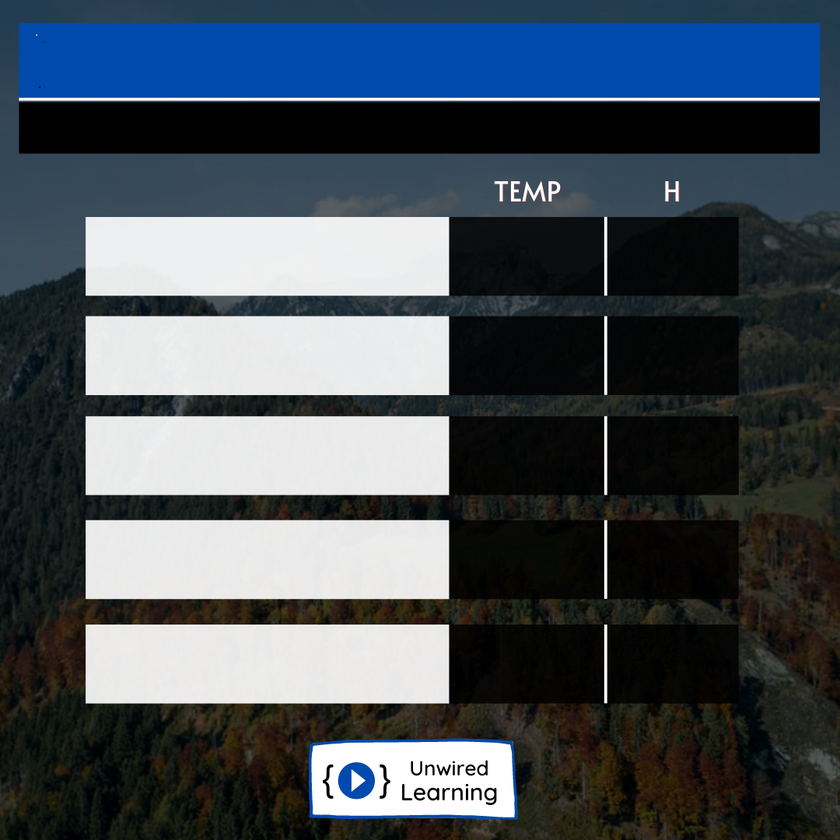
#> input picture post.png, 840 x 840 px, shrunk from 1080 x 1080 before the run
$ python main.py
#> lines starting #> are read from the running program, lines starting #| are printed output that depends on the picture
from PIL import Image, ImageFont, ImageDraw
from datetime import date


image = Image.open("post.png")
#> image is the input picture: PIL image 840x840 RGBA; mean R, G, B, A 70.7, 79.9, 88.5, 255
draw = ImageDraw.Draw(image)

#for adding the heading text to the image.
font = ImageFont.truetype("Inter-Medium.ttf", size=50)
content = "Latest Weather Forecast!"
color = "rgb(255, 255, 255)"
(x, y) = (45, 55)
draw.text((x, y), content, color, font=font)


#for adding the date of the forecast
font = ImageFont.truetype("Inter-Medium.ttf", size=30)
today = date.today()
content = date.today().strftime("%A - %B %m %Y")
color = "rgb(255, 255, 255)"
(x, y) = (45, 145)
draw.text((x, y), content, color, font=font)

image.show()
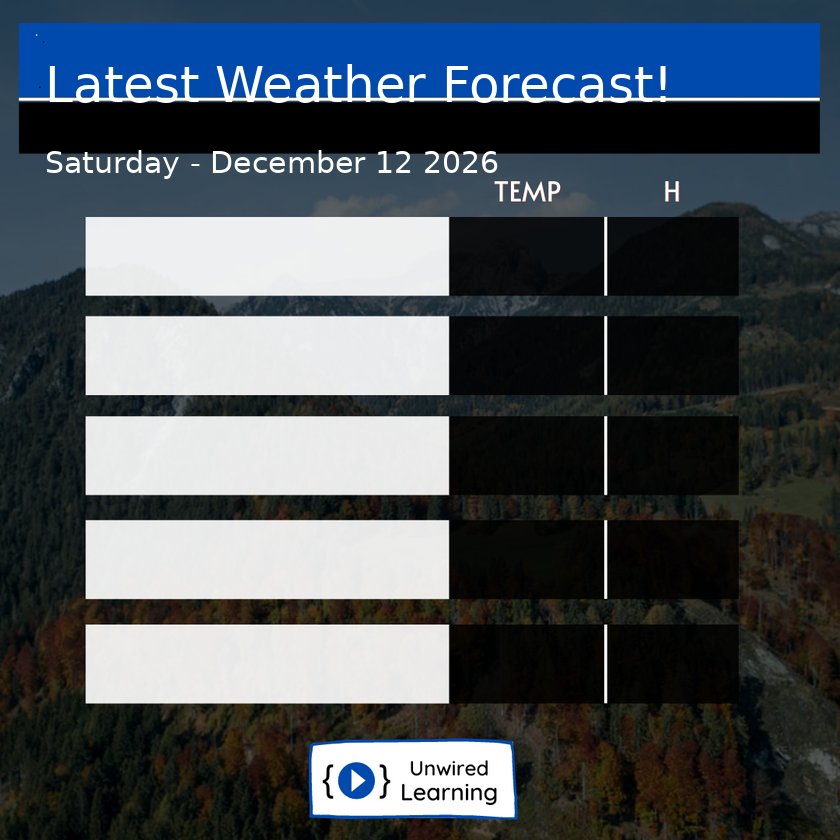
#> shown: PIL image 840x840 RGBA; mean R, G, B, A 73.6, 82.1, 90, 255
image.save("test.png")
print("it is working")

$ run again, with 2023-05-11Jaipur.png copied over post.png
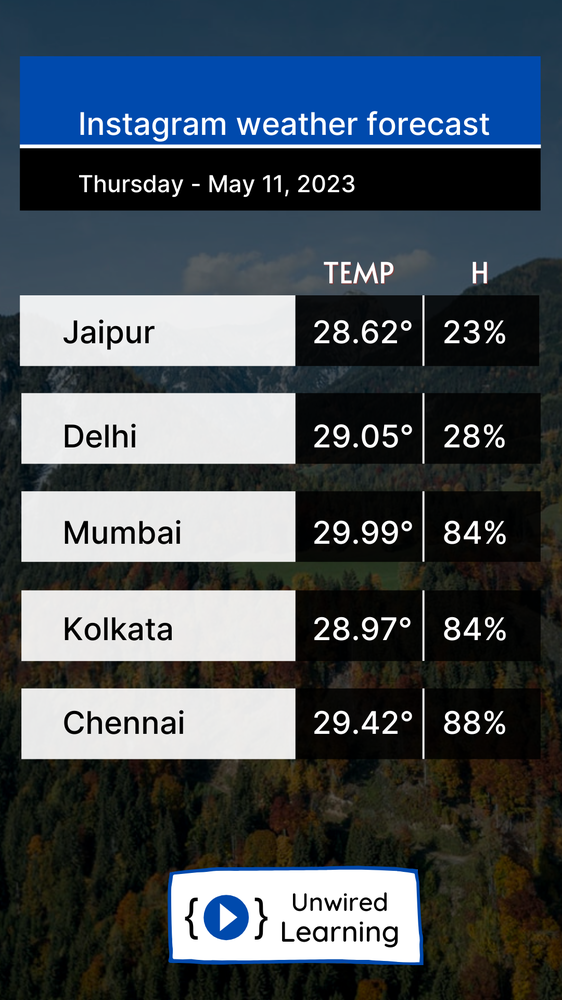
#> input picture 2023-05-11Jaipur.png, 562 x 1000 px, shrunk from 1080 x 1920 before the run
#> image is the input picture: PIL image 562x1000 RGBA; mean R, G, B, A 70.8, 80, 87.7, 255
#> `image.show()`:
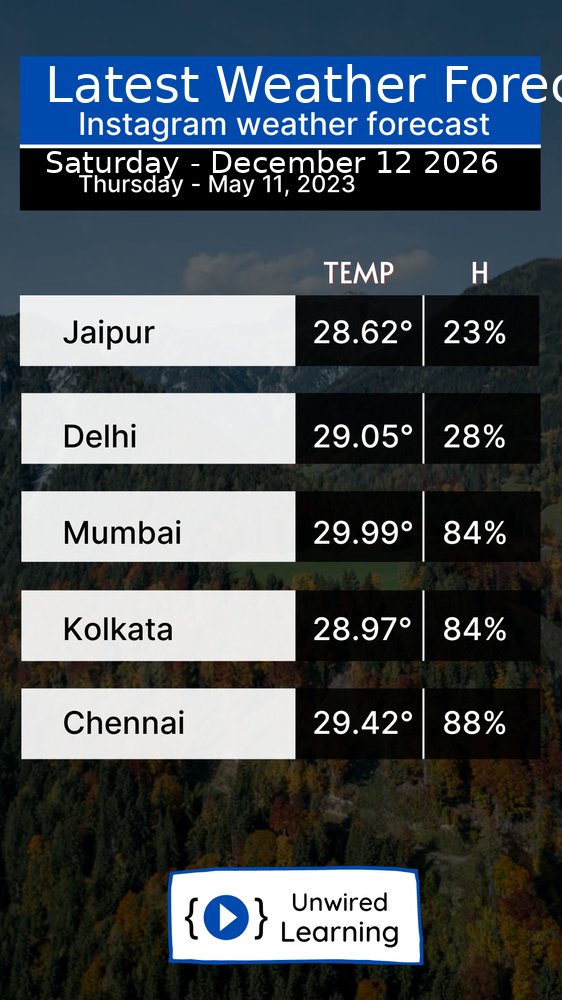
#> shown: PIL image 562x1000 RGBA; mean R, G, B, A 74.5, 83, 89.8, 255

$ run again, with 2023-05-11New York.png copied over post.png
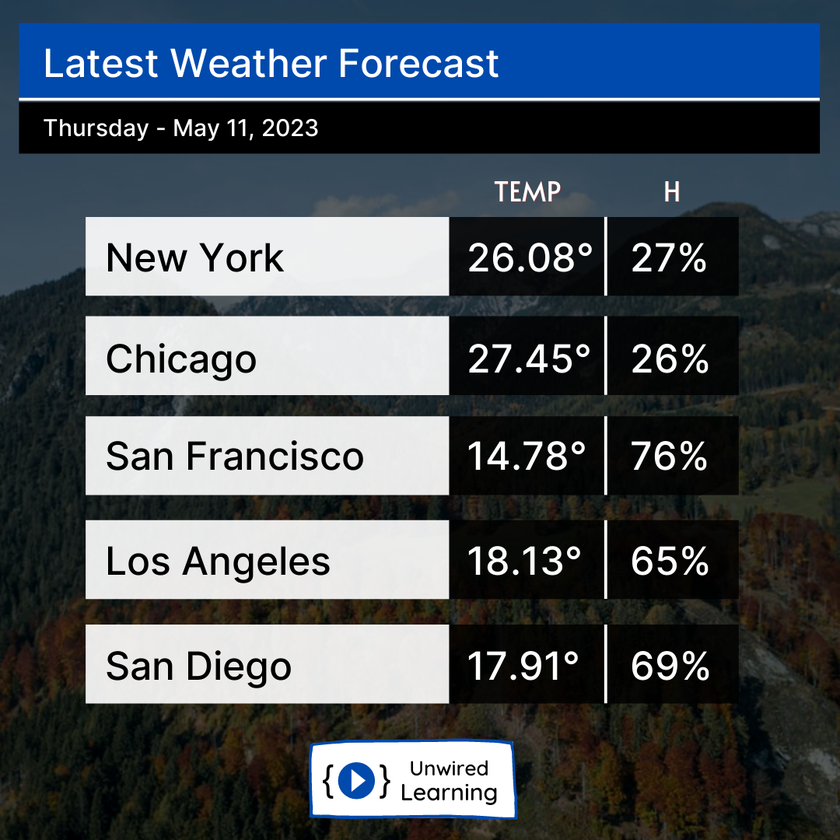
#> input picture 2023-05-11New York.png, 840 x 840 px, shrunk from 1080 x 1080 before the run
#> image is the input picture: PIL image 840x840 RGBA; mean R, G, B, A 72.8, 81.6, 89.6, 255
#> `image.show()`:
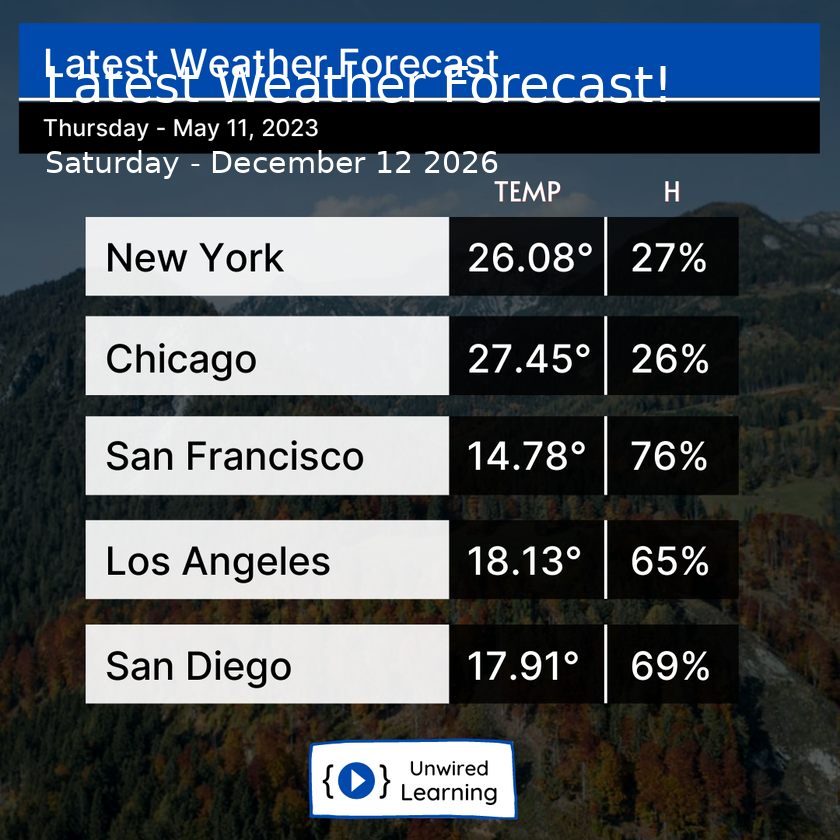
#> shown: PIL image 840x840 RGBA; mean R, G, B, A 75.5, 83.7, 91, 255
